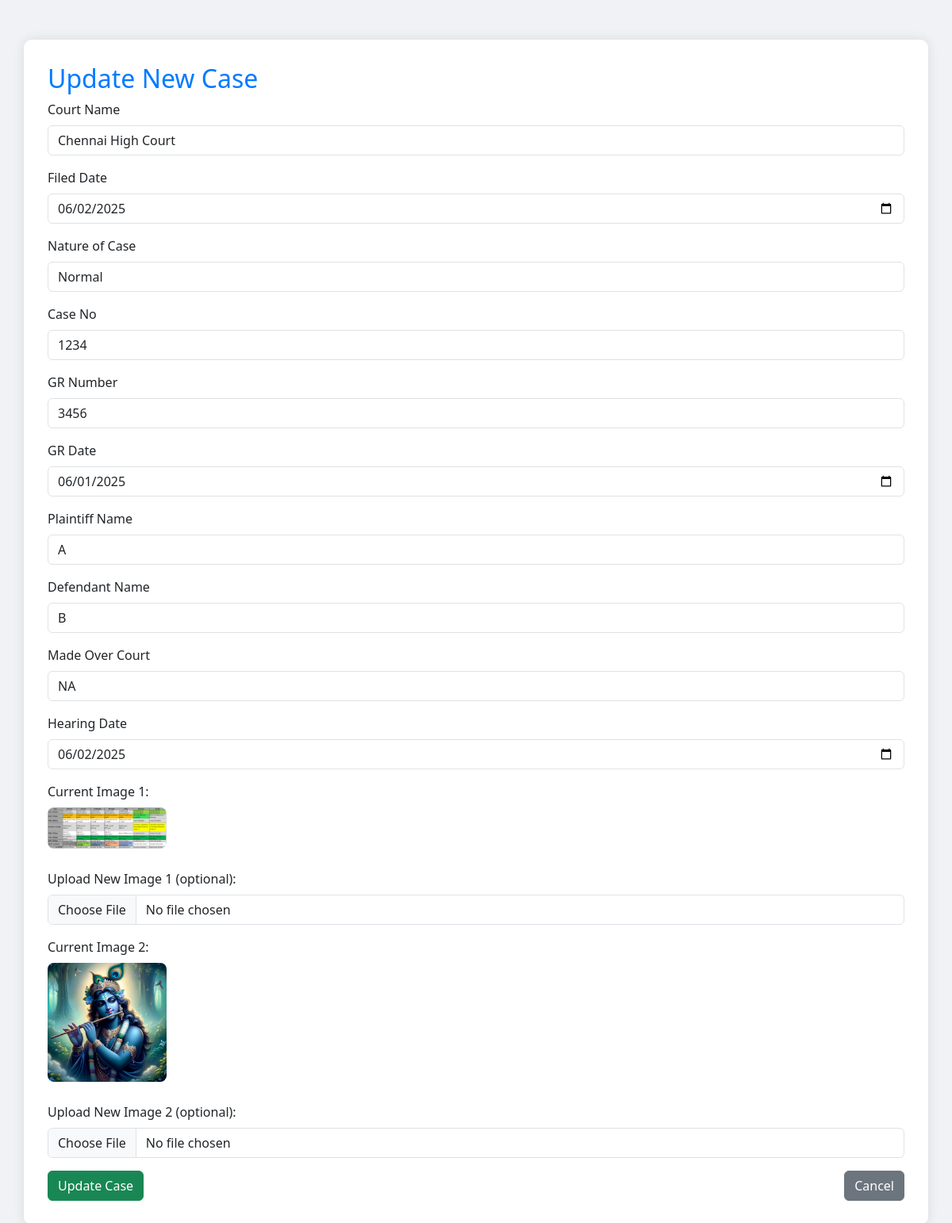
Page /newcase/update/1 (signed in) on the committed database.
### App3.py (models this page shows)
class NewCaseFiling(db.Model):
    id = db.Column(db.Integer, primary_key=True)
    court_name = db.Column(db.String(100))
    filed_date = db.Column(db.String(100))
    nature_of_case = db.Column(db.String(100))
    case_no = db.Column(db.String(100))
    gr_number = db.Column(db.String(100))
    gr_date = db.Column(db.String(100))
    plaintiff_name = db.Column(db.String(100))
    defendant_name = db.Column(db.String(100))
    made_over_court = db.Column(db.String(100))
    hearing_date = db.Column(db.String(100))
    image1 = db.Column(db.String(255))
    image2 = db.Column(db.String(255))

### App3.py (the view, shortened to what this page needs)
@app.route('/newcase/update/<int:id>', methods=['GET', 'POST'])
@admin_required
def update_new_case(id):
    entry = NewCaseFiling.query.get_or_404(id)
    return render_template('newcase_form.html', entry=entry)

### App3.py (called while the page is built)
def admin_required(f):
    @wraps(f)
    def wrapper(*args, **kwargs):
        user = User.query.get(session.get('user_id'))
        if not user or user.username != 'admin':
            flash("Admin access required.")
            return redirect(url_for('login'))
        return f(*args, **kwargs)
    return wrapper

### templates/newcase_form.html (shortened to what this page needs)
<!DOCTYPE html>
<html lang="en">
<head>
    <link href="https://cdn.jsdelivr.net/npm/bootstrap@5.3.0/dist/css/bootstrap.min.css" rel="stylesheet">
</head>
<body>
<div class="container form-container">
    <h2>{{ 'Update' if entry else 'Add' }} New Case </h2>
    <form method="POST" enctype="multipart/form-data">
        <div class="mb-3">
            <label class="form-label">Court Name</label>
            <input type="text" name="court_name" class="form-control" value="{{ entry['court_name'] if entry else '' }}">
        </div>
        <div class="mb-3">
            <label class="form-label">Filed Date</label>
            <input type="date" name="filed_date" class="form-control" value="{{ entry['filed_date'] if entry else '' }}">
        </div>
        <div class="mb-3">
            <label class="form-label">Nature of Case</label>
            <input type="text" name="nature_of_case" class="form-control" value="{{ entry['nature_of_case'] if entry else '' }}">
        </div>
        <div class="mb-3">
            <label class="form-label">Case No</label>
            <input type="text" name="case_no" class="form-control" value="{{ entry['case_no'] if entry else '' }}">
        </div>
        <div class="mb-3">
            <label class="form-label">GR Number</label>
            <input type="text" name="gr_number" class="form-control" value="{{ entry['gr_number'] if entry else '' }}">
        </div>
        <div class="mb-3">
            <label class="form-label">GR Date</label>
            <input type="date" name="gr_date" class="form-control" value="{{ entry['gr_date'] if entry else '' }}">
        </div>
        <div class="mb-3">
            <label class="form-label">Plaintiff Name</label>
            <input type="text" name="plaintiff_name" class="form-control" value="{{ entry['plaintiff_name'] if entry else '' }}">
        </div>
        <div class="mb-3">
            <label class="form-label">Defendant Name</label>
            <input type="text" name="defendant_name" class="form-control" value="{{ entry['defendant_name'] if entry else '' }}">
        </div>
        <div class="mb-3">
            <label class="form-label">Made Over Court</label>
            <input type="text" name="made_over_court" class="form-control" value="{{ entry['made_over_court'] if entry else '' }}">
        </div>
        <div class="mb-3">
            <label class="form-label">Hearing Date</label>
            <input type="date" name="hearing_date" class="form-control" value="{{ entry['hearing_date'] if entry else '' }}">
        </div>
        {% if entry and entry.image1 %}
        <div class="mb-3">
            <label class="form-label">Current Image 1:</label><br>
            <a href="{{ url_for('static', filename='images/new_cases/' + entry.image1) }}" download>
                <img src="{{ url_for('static', filename='images/new_cases/' + entry.image1) }}" class="image-preview" alt="Current Image 1">
            </a>
        </div>
        {% endif %}
        <div class="mb-3">
            <label class="form-label">Upload New Image 1 (optional):</label>
            <input type="file" name="image1" class="form-control">
        </div>
        {% if entry and entry.image2 %}
        <div class="mb-3">
            <label class="form-label">Current Image 2:</label><br>
            <a href="{{ url_for('static', filename='images/new_cases/' + entry.image2) }}" download>
                <img src="{{ url_for('static', filename='images/new_cases/' + entry.image2) }}" class="image-preview" alt="Current Image 2">
            </a>
        </div>
        {% endif %}
        <div class="mb-3">
            <label class="form-label">Upload New Image 2 (optional):</label>
            <input type="file" name="image2" class="form-control">
        </div>
        <div class="d-flex justify-content-between">
            <button type="submit" class="btn btn-success">{% if entry %}Update{% else %}Add{% endif %} Case </button>
            <a href="/dashboard" class="btn btn-secondary">Cancel</a>
        </div>
    </form>
</div>
</body>
</html>

### templates/newcase_form.html (style rules this page uses)
body { background-color: #f0f2f5; }
.form-container { margin-top: 50px; background-color: white; padding: 30px; border-radius: 10px; box-shadow: 0 0 15px rgba(0, 0, 0, 0.1); }
h2 { color: #007bff; }
.image-preview { max-width: 150px; max-height: 150px; margin-bottom: 10px; border-radius: 8px; }

### rows in the picture
NewCaseFiling: court_name "Chennai High Court", filed_date "06/02/2025", nature_of_case "Normal", case_no "1234", gr_number "3456", gr_date "06/01/2025", plaintiff_name "A", defendant_name "B", made_over_court "NA", hearing_date "06/02/2025", image1 (picture), image2 (picture)

### other values in the picture
{{ 'Update' if entry else 'Add' }} "Update"
